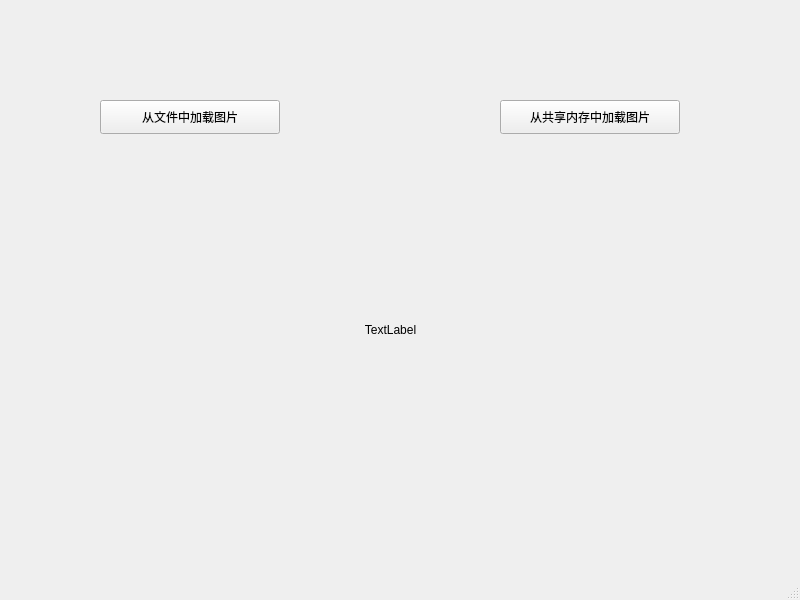
<?xml version="1.0" encoding="UTF-8"?>
<ui version="4.0">
 <class>MainWindow</class>
 <widget class="QMainWindow" name="MainWindow">
  <property name="geometry">
   <rect>
    <x>0</x>
    <y>0</y>
    <width>800</width>
    <height>600</height>
   </rect>
  </property>
  <property name="windowTitle">
   <string>MainWindow</string>
  </property>
  <widget class="QWidget" name="centralwidget">
   <widget class="QPushButton" name="_loadFromFile">
    <property name="geometry">
     <rect>
      <x>100</x>
      <y>100</y>
      <width>180</width>
      <height>34</height>
     </rect>
    </property>
    <property name="text">
     <string>从文件中加载图片</string>
    </property>
   </widget>
   <widget class="QPushButton" name="_loadFromSharedMemory">
    <property name="geometry">
     <rect>
      <x>500</x>
      <y>100</y>
      <width>180</width>
      <height>34</height>
     </rect>
    </property>
    <property name="text">
     <string>从共享内存中加载图片</string>
    </property>
   </widget>
   <widget class="QLabel" name="_label">
    <property name="geometry">
     <rect>
      <x>100</x>
      <y>180</y>
      <width>581</width>
      <height>300</height>
     </rect>
    </property>
    <property name="text">
     <string>TextLabel</string>
    </property>
    <property name="alignment">
     <set>Qt::AlignCenter</set>
    </property>
   </widget>
  </widget>
  <widget class="QMenuBar" name="menubar">
   <property name="geometry">
    <rect>
     <x>0</x>
     <y>0</y>
     <width>800</width>
     <height>31</height>
    </rect>
   </property>
  </widget>
  <widget class="QStatusBar" name="statusbar"/>
 </widget>
 <resources/>
 <connections/>
</ui>
